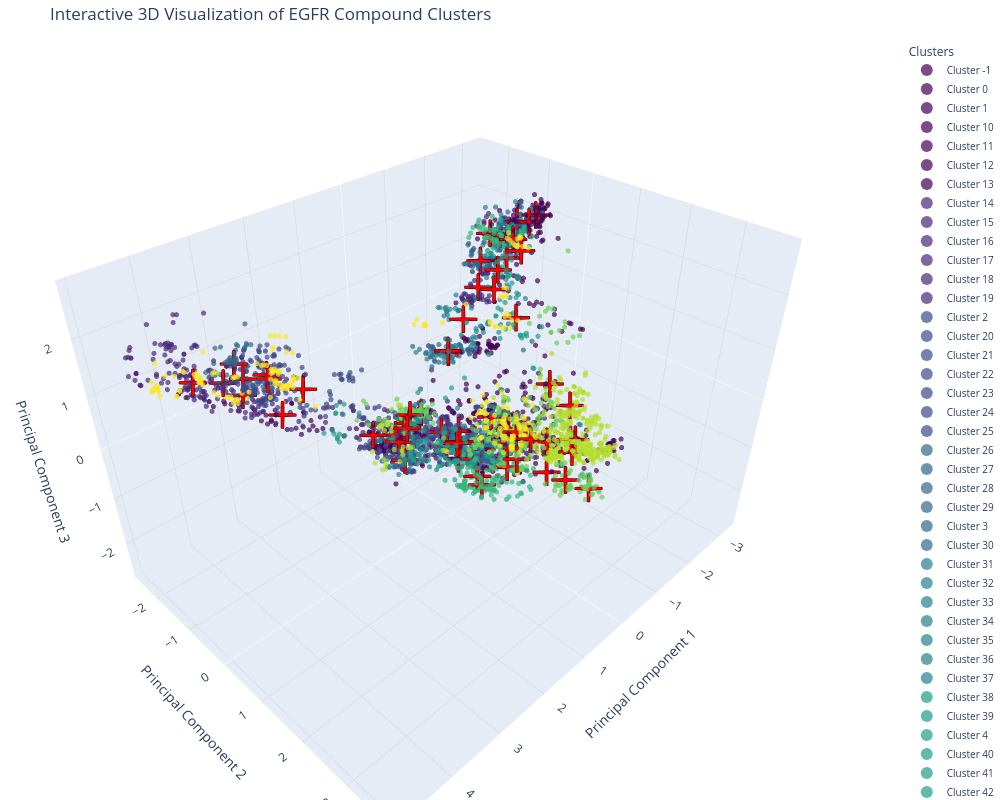

Write notebook code for a chart like this one.
### Markdown cell above
...and in 3d:

### Code cell
import plotly.express as px
import plotly.graph_objects as go
import pandas as pd
import numpy as np
from plotly.subplots import make_subplots
from sklearn.decomposition import PCA

def calculate_cluster_centers_3d(pca_result, labels):
    """
    Calculate the center points of each cluster in 3D PCA space.
    
    Parameters:
    -----------
    pca_result : numpy.ndarray
        The PCA transformed data with 3 components
    labels : numpy.ndarray
        Cluster labels for each data point
        
    Returns:
    --------
    numpy.ndarray
        Array of cluster centers, shape (n_clusters, 3)
    """
    # Get number of clusters, excluding noise points (labeled as -1)
    n_clusters = len(set(labels)) - (1 if -1 in labels else 0)
    
    # Initialize array to store cluster centers
    centers = np.zeros((n_clusters, 3))
    
    # Calculate the mean position of points in each cluster in PCA space
    for i in range(n_clusters):
        cluster_points = pca_result[labels == i]
        centers[i] = np.mean(cluster_points, axis=0)
    
    return centers

def create_3d_cluster_visualization(pca_result, cluster_labels, ligand_df, centers=None):
    """
    Creates an interactive 3D visualization of clusters using Plotly.
    
    Parameters:
    -----------
    pca_result : numpy.ndarray
        The PCA transformed data with 3 components
    cluster_labels : numpy.ndarray
        Cluster labels for each data point
    ligand_df : pandas.DataFrame
        DataFrame containing ligand information including pIC50 values
    centers : numpy.ndarray, optional
        Cluster centers in PCA space
        
    Returns:
    --------
    plotly.graph_objects.Figure
        The interactive 3D plot figure
    """
    print("Creating interactive 3D visualization with Plotly")
    
    # Create a DataFrame for easy plotting with Plotly
    plot_df = pd.DataFrame({
        'PCA1': pca_result[:, 0],
        'PCA2': pca_result[:, 1],
        'PCA3': pca_result[:, 2],
        'Cluster': cluster_labels.astype(str),  # Convert to string for discrete color mapping
    })
    
    # Start with an empty figure with a 3D scene
    fig = make_subplots(rows=1, cols=1, specs=[[{'type': 'scatter3d'}]])
    
    # Get a colormap that matches the 'viridis' used in matplotlib
    # This ensures consistency between 2D and 3D plots
    cluster_ids = sorted(plot_df['Cluster'].unique())
    n_clusters = len(cluster_ids)
    colorscale = px.colors.sequential.Viridis
    colors = [colorscale[int(i * len(colorscale) / n_clusters)] for i in range(n_clusters)]
    
    # Create color mapping dictionary
    color_map = dict(zip(cluster_ids, colors))
    
    # Add data points cluster by cluster to ensure correct coloring
    for cluster_id in cluster_ids:
        cluster_data = plot_df[plot_df['Cluster'] == cluster_id]
        
        fig.add_trace(go.Scatter3d(
            x=cluster_data['PCA1'],
            y=cluster_data['PCA2'],
            z=cluster_data['PCA3'],
            mode='markers',
            marker=dict(
                size=3,  # Smaller point size makes visualization less cluttered
                color=color_map[cluster_id],
                opacity=0.7,
                symbol='circle'
            ),
            name=f'Cluster {cluster_id}',
            hovertemplate='<b>Cluster:</b> %{text}<br>'
                          '<b>PCA1:</b> %{x:.4f}<br>'
                          '<b>PCA2:</b> %{y:.4f}<br>'
                          '<b>PCA3:</b> %{z:.4f}<br>',

            text=[cluster_id] * len(cluster_data),
        ))
    
    # Add cluster centers if provided
    if centers is not None:
        for i in range(len(centers)):
            fig.add_trace(go.Scatter3d(
                x=[centers[i, 0]],
                y=[centers[i, 1]],
                z=[centers[i, 2]],
                mode='markers',
                marker=dict(
                    color='red',
                    size=15,  # Larger size for visibility
                    symbol='cross',  # This gives you the "+" shape
                    line=dict(width=2, color='black')  # Add outline for better visibility
                ),
                name=f'Center {i}',
                hoverinfo='name'
            ))
    
    # Update layout for better visualization
    fig.update_layout(
        title='Interactive 3D Visualization of EGFR Compound Clusters',
        scene=dict(
            xaxis_title='Principal Component 1',
            yaxis_title='Principal Component 2',
            zaxis_title='Principal Component 3',
            # Adding more grid lines for better spatial perception
            xaxis=dict(showgrid=True, gridwidth=1, gridcolor='lightgray'),
            yaxis=dict(showgrid=True, gridwidth=1, gridcolor='lightgray'),
            zaxis=dict(showgrid=True, gridwidth=1, gridcolor='lightgray'),
        ),
        width=1000,
        height=800,
        legend=dict(
            itemsizing='constant',  # Makes legend items a constant size
            title="Clusters",
            font=dict(size=10)
        ),
        margin=dict(l=0, r=0, t=40, b=0)  # Tight margins for more space
    )
    
    return fig

# Complete example showing how to use the functions
def run_full_analysis(fps_array, ligand_df, cluster_labels):
    """
    Runs the complete analysis pipeline: PCA, cluster center calculation, and 3D visualization.
    
    Parameters:
    -----------
    fps_array : numpy.ndarray
        Array of molecular fingerprints or other high-dimensional data
    ligand_df : pandas.DataFrame
        DataFrame containing ligand information including pIC50 values
    cluster_labels : numpy.ndarray
        Cluster labels for each data point
        
    Returns:
    --------
    plotly.graph_objects.Figure
        The interactive 3D plot figure
    """
    # Run PCA with 3 components
    pca = PCA(n_components=3)
    pca_result = pca.fit_transform(fps_array)
    
    # Calculate cluster centers
    centers = calculate_cluster_centers_3d(pca_result, cluster_labels)
    
    # Create and return the 3D visualization
    fig = create_3d_cluster_visualization(pca_result, cluster_labels, ligand_df, centers)
    
    # Save the interactive visualization as HTML
    fig.write_html('umap_hdbscan_interactive_3d_clusters.html')
    
    return fig

# Example usage
fig = run_full_analysis(fps_array, ligand_df, labels)
fig.show()  # Display the interactive plot
